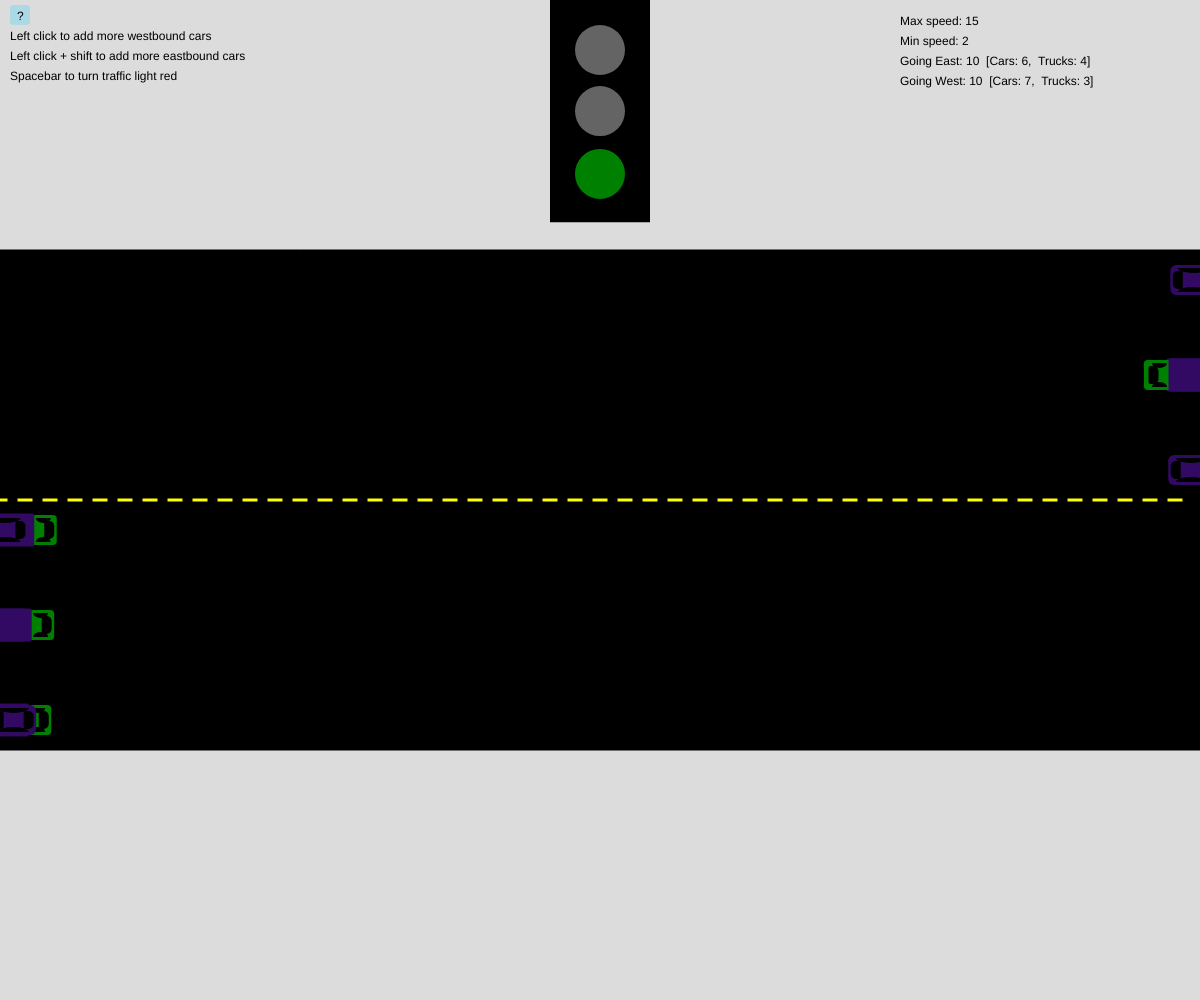
Frame 1 (no input)
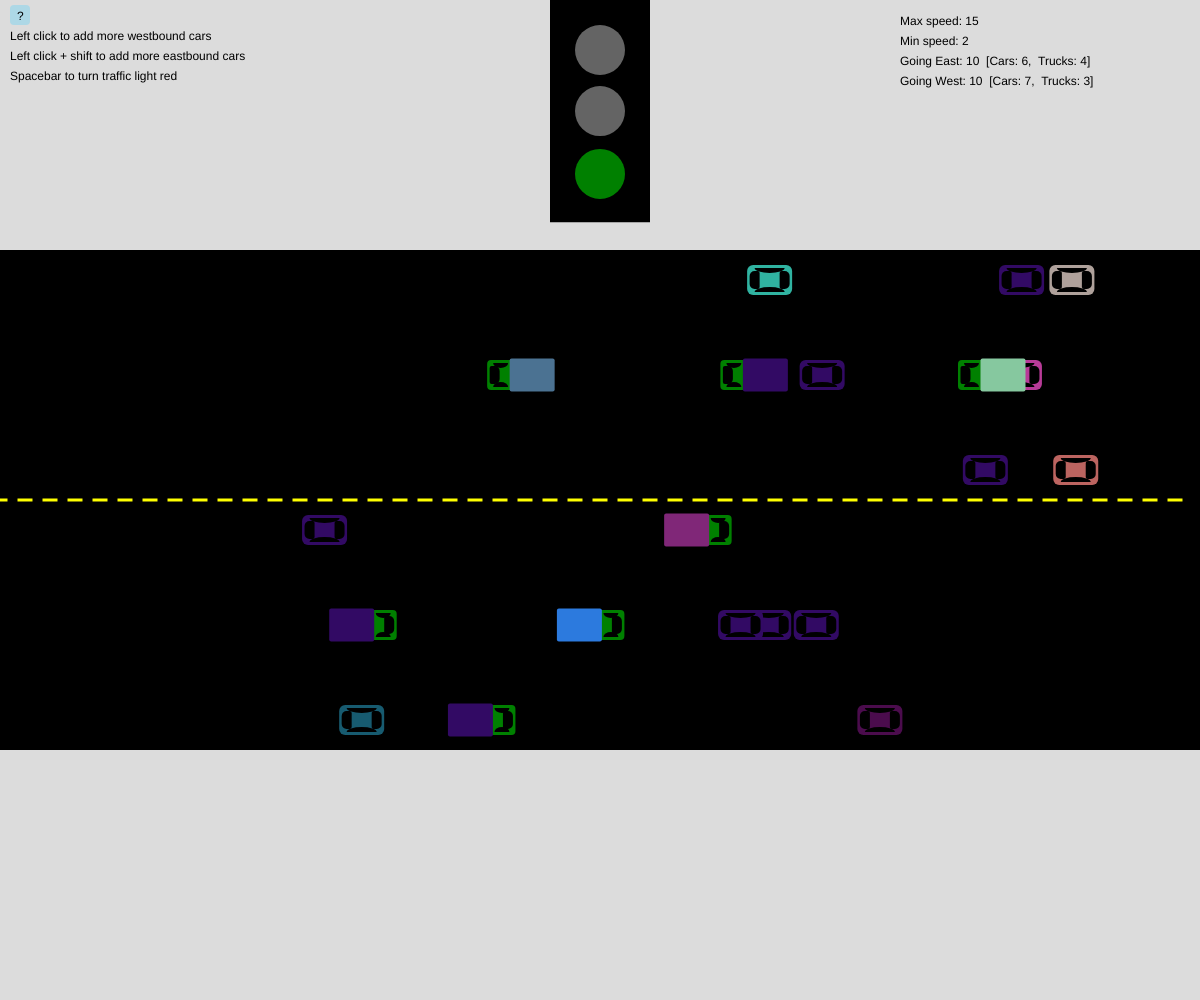
Frame 60 (no input)
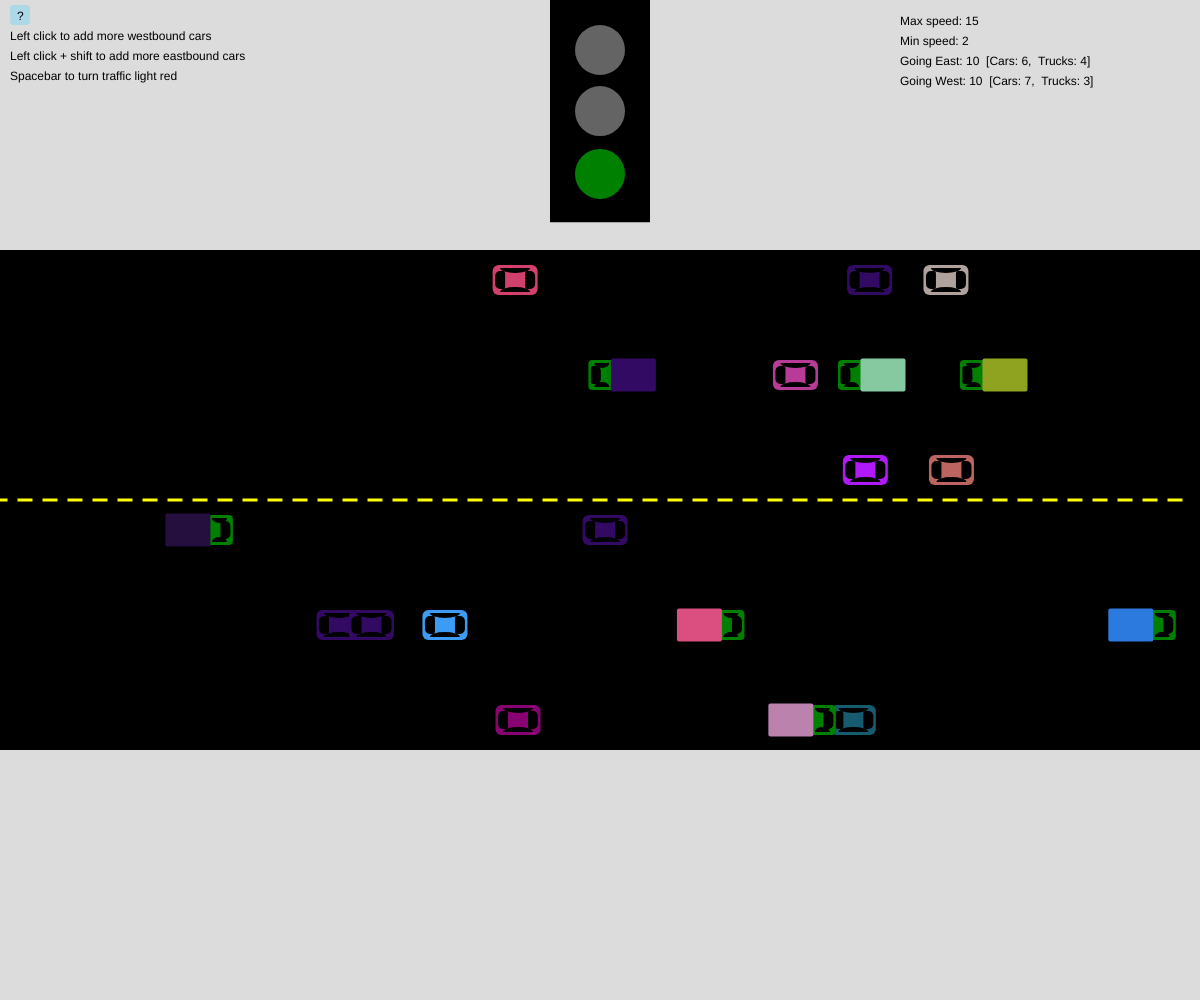
Frame 120 (the mouse pressed at the canvas centre since frame 60)

The p5.js sketch that drew these frames (run headless with seeded random() and noise() and a simulated clock; from frame 60 on, the mouse is pressed at the canvas centre):

// p5.js sketch
// ── sketch.js
// Cars Cars Cars
// Muntaha Chowdhury
// Oct 18, 2024
// Vehicles travelling in 2 opposite lanes, regulated by traffic light

// for drawing cars
let carSize = 30;
let truckSize = 30;
let MAX_SPEED = 15;
let MIN_SPEED = 2;
let initialNumVeh = 10;

// for traffic light
let counter;
let light = 'green';
let trafficLight;

// for storing cars
let eastbound = [];
let westbound = [];




function setup() {
  // sets up canvas, initializes some cars, creates traffic light
  createCanvas(windowWidth, windowHeight);
  rectMode(CENTER);
  counter = 0;
  trafficLight = new TrafficLight();

  // --cars
  for (let i = 0; i < initialNumVeh; i++) {
    eastbound.push(new Vehicle(round(random(0, 1)), 'east'));
  }
  for (let i = 0; i < initialNumVeh; i++) {
    westbound.push(new Vehicle(round(random(0, 1)), 'west'));
  }

}


function draw() {
  // main function manager
  background(220);
  drawRoad();
  drawInfo();
  trafficLight.action();

  for (let i = 0; i < eastbound.length; i++) {
    eastbound[i].action();
  }
  for (let i = 0; i < westbound.length; i++) {
    westbound[i].action();
  }
}



// drawing functions -------------------------------------------------------

function drawRoad() {
  // draw road with yellow separating line

  // the road
  fill(0);
  rect(width / 2, height / 2, width, height * (1 / 2));

  // the dashed line
  fill('yellow');
  noStroke();
  for (let i = 0; i < width; i += 25) {
    rect(i, height / 2, 15, 3);
  }
}


function drawVehicle(choice, x, y, color, dir) {
  // draw a vehicle :  0-car 1-truck

  if (choice === 0) {           //car
    //body
    fill(color);
    rect(x, y, carSize + carSize / 2, carSize, 6);

    // windows
    fill(0);
    rect(x + carSize / 2, y, carSize - carSize / 1.5, carSize - carSize / 2.5, 2, 10, 10, 2);      //front 
    rect(x - carSize / 2, y, carSize - carSize / 1.5, carSize - carSize / 2.5, 10, 2, 2, 10);   //back 
    arc(x, y - carSize / 2.5, carSize, 10, 0, PI);             //left 
    arc(x, y + carSize / 2.5, carSize, 10, PI, 0);             //right 
  }

  else if (choice === 1) {      //truck
    // head
    fill('green');
    if (dir === 'east') rect(x + truckSize, y, truckSize, truckSize, 0, 4, 4, 0);
    else rect(x - truckSize, y, truckSize, truckSize, 4, 0, 0, 4);

    // body
    fill(color);
    rect(x, y, truckSize + truckSize / 2, truckSize + truckSize / 10, 2);

    // windows
    fill(0);
    if (dir === 'east') {
      rect(x + truckSize * 1.25, y, truckSize - truckSize / 1.5, truckSize - truckSize / 2.5, 2, 10, 10, 2);      //front 
      arc(x + truckSize * 1.05, y - truckSize / 2.5, truckSize / 2, 10, 0, PI);                                 //left 
      arc(x + truckSize * 1.05, y + truckSize / 2.5, truckSize / 2, 10, PI, 0);                                 //right 
    }
    else {
      rect(x + truckSize * -1.25, y, truckSize - truckSize / 1.5, truckSize - truckSize / 2.5, 2, 10, 10, 2);      //front 
      arc(x + truckSize * -1.05, y - truckSize / 2.5, truckSize / 2, 10, 0, PI);                                 //left 
      arc(x + truckSize * -1.05, y + truckSize / 2.5, truckSize / 2, 10, PI, 0);                                 //right 
    }
  }
}


function drawTrafficLight(light) {
  // draw the traffic light + only the current light has a color
  fill(0);
  rect(width / 2, 0, height / 10, height / 2.25);

  // the lights
  if (light === 'red') fill(light);
  else fill(100);
  circle(width / 2, height / 20, height / 20);

  if (light === 'yellow') fill(light);
  else fill(100);
  circle(width / 2, height / 9, height / 20);

  if (light === 'green') fill(light);
  else fill(100);
  circle(width / 2, height / 5.75, height / 20);
}


function drawInfo() {
  // display information about speed and instructions

  // count number of a specific type,dir of vehicle
  let carsEast = 0, carsWest = 0, trucksEast = 0, trucksWest = 0;
  for (let i = 0; i < eastbound.length; i++) {
    if (eastbound[i].type === 0) carsEast += 1;
    else if (eastbound[i].type === 1) trucksEast += 1;
  }
  for (let i = 0; i < westbound.length; i++) {
    if (westbound[i].type === 0) carsWest += 1;
    else if (westbound[i].type === 1) trucksWest += 1;
  }

  // Just the ? box in the middle
  fill('lightblue');
  rect(20, 15, 20, 20, 4);

  // Instructions
  fill(0);
  text('?', 17, 20);
  text('Left click to add more westbound cars', 10, 40);
  text('Left click + shift to add more eastbound cars', 10, 60);
  text('Spacebar to turn traffic light red', 10, 80);

  // Text
  fill(0);
  text(("Max speed: " + MAX_SPEED), width-300, 25);
  text(("Min speed: " + MIN_SPEED), width-300, 45);
  text(("Going East: " + eastbound.length + "  [Cars: " + carsEast + ",  Trucks: " + trucksEast + "]"), width-300, 65);
  text(("Going West: " + westbound.length + "  [Cars: " + carsWest + ",  Trucks: " + trucksWest + "]"), width-300, 85);
}



// classes -------------------------------------------------------

class Vehicle {
  // make a vehicle class that: displats, moves, changes speed, and color changing

  constructor(type, dir) {
    this.type = type;
    this.dir = dir;
    let lane = round(random(0, 2));

    // variables dependent on direction

    if (this.dir === 'east') {
      this.x = 0;
      this.xSpeed = random(MIN_SPEED, MAX_SPEED);
      this.color = color(50, 10, 100);

      // --lane determiner
      if (lane === 0) this.y = height / 2 + truckSize;
      else if (lane === 1) this.y = height / 2 + height / 8;
      else this.y = height * 3 / 4 - truckSize;
    }

    else if (this.dir === 'west') {
      this.x = width;
      this.xSpeed = random(-MAX_SPEED, -MIN_SPEED);
      this.color = color(50, 10, 100);

      // --lane determiner
      if (lane === 0) this.y = height / 4 + truckSize;
      else if (lane === 1) this.y = height / 2 - height / 8;
      else this.y = height / 2 - truckSize;
    }
  }


  display() {
    // display the vehicles
    if (this.type === 0) drawVehicle(0, this.x, this.y, this.color, this.dir);
    else if (this.type === 1) drawVehicle(1, this.x, this.y, this.color, this.dir);
  }

  move() {
    // change x based on speed + slow when lights yellow + stop when red

    // looks at light
    if (counter > 0) {
      if (light === 'yellow') {
        this.speedDown();
      }
      else {
        this.xSpeed = 0;
        return;
      }
    }

    // Helps resetting when traffic light turns green
    if (this.xSpeed === 0) {
      if (this.dir === 'east') this.xSpeed = 1;
      if (this.dir === 'west') this.xSpeed = -1;

    }

    // fixes x
    this.x += this.xSpeed;
    if (this.x > width) this.x = 0;
    if (this.x < 0) this.x = width;

  }


  speedUp() {
    // increases speed dependent on direction
    if (this.dir === 'east') {
      this.xSpeed += 2;
      if (this.xSpeed > MAX_SPEED) this.xSpeed = MAX_SPEED;
    }
    else if (this.dir === 'west') {
      this.xSpeed -= 2;
      if (this.xSpeed < -MAX_SPEED) this.xSpeed = -MAX_SPEED;
    }
  }


  speedDown() {
    // decreases speed dependent on direction
    if (this.dir === 'east') {
      this.xSpeed -= 2;
      if (this.xSpeed < MIN_SPEED) this.xSpeed = MIN_SPEED;
    }
    else if (this.dir === 'west') {
      this.xSpeed += 2;
      if (this.xSpeed > -MAX_SPEED) this.xSpeed = -MIN_SPEED;
    }
  }


  changleColor() {
    // changes color
    this.color = color(random(0, 255), random(0, 255), random(0, 255));
  }


  action() {
    // class function manager (speed and color changing have a 1% chance)
    let chance = round(random(0, 100));
    if (chance === 10) this.speedUp();
    else if (chance === 30) this.speedDown();
    else if (chance === 50) this.changleColor();
    this.move();
    this.display();
  }
}



class TrafficLight {
  // a traffic light that regulates vehicle movement

  constructor() {
    this.redInterval = 120;
    this.yellowInterval = 40;
  }


  display() {
    // draw the traffic light
    drawTrafficLight(light);
  }


  startTimer() {
    // Starts the timer for how long the traffic light is NOT green
    counter = this.redInterval + this.yellowInterval;
  }


  countDown() {
    // traffic light turns yellow and then red based on counter
    if (counter > 0) {
      if (counter > this.redInterval) {
        light = 'yellow';
      }
      else {
        light = 'red';
      }
      counter -= 1;
    }
    else {
      light = 'green';
    }
  }


  action() {
    // class function manager
    this.display();
    this.countDown();
  }
}



// Interactivity -------------------------------------------------------

function mouseClicked() {
  // add more cars on mouse click (left: east  // left+shift: west)
  if (mouseButton === LEFT && keyIsPressed && keyCode === SHIFT) {
    eastbound.push(new Vehicle(round(random(0, 1)), 'east'));
  }
  else if (mouseButton === LEFT) {
    westbound.push(new Vehicle(round(random(0, 1)), 'west'));
  }
}


function keyPressed() {
  // turn traffic light red with spacebar
  if (keyCode === 32 && light === 'green') {
    trafficLight.startTimer();
  }
}
